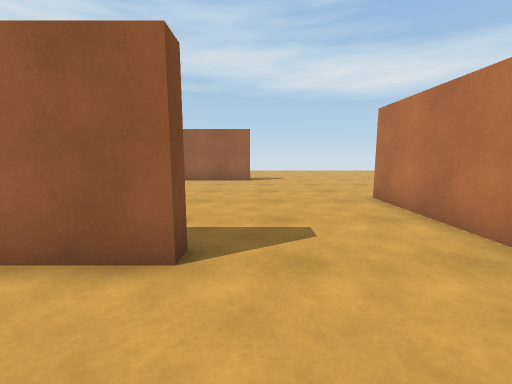
View 1 (above)

22 first-person views from a walk through a 3-D level made in the Unity game engine. The camera is 1.2 m above the floor, tilts 8° down and sees 90° across. The floor is counted in squares, 1 m on a side. Each view is taken from the middle of a square. On the plan, view 1 faces up. The plan holds only what a view shows up to about 12 squares ahead; the rest is blank. The place goes on beyond the plan.

View 2
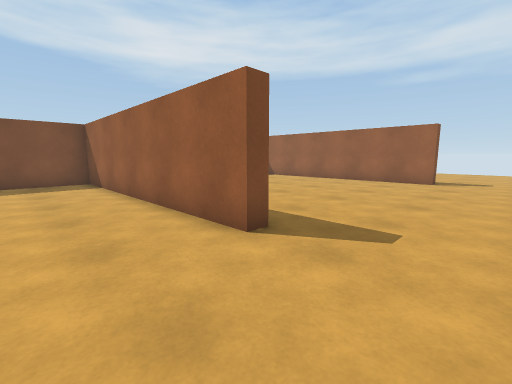

View 3
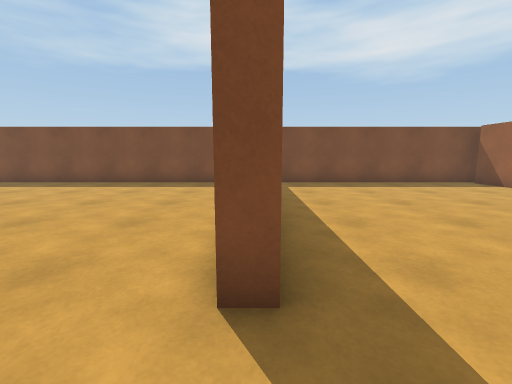

View 4
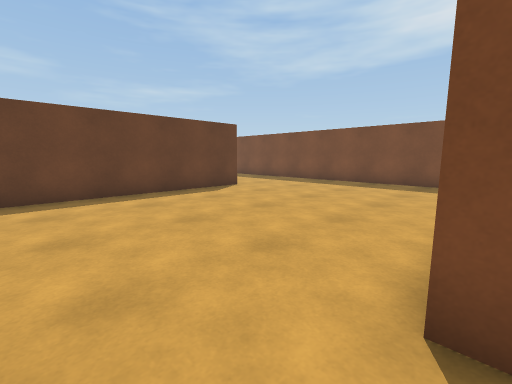

View 5
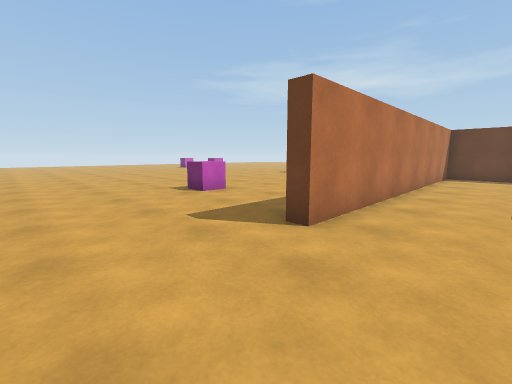

View 6
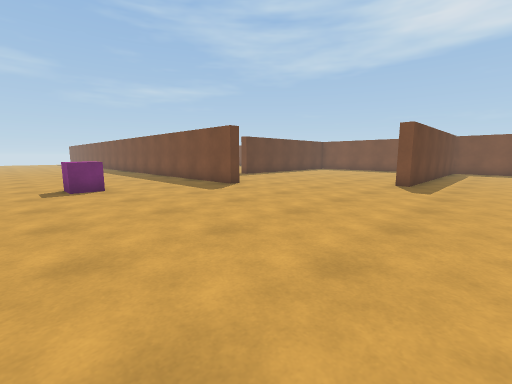

View 7
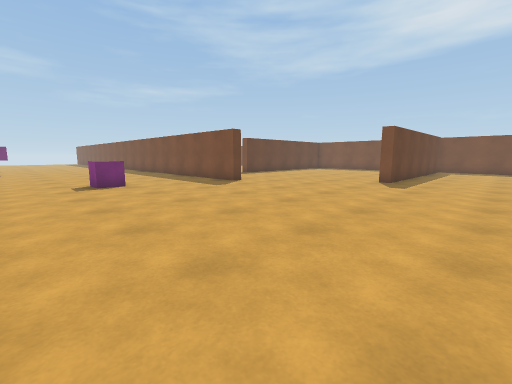

View 8
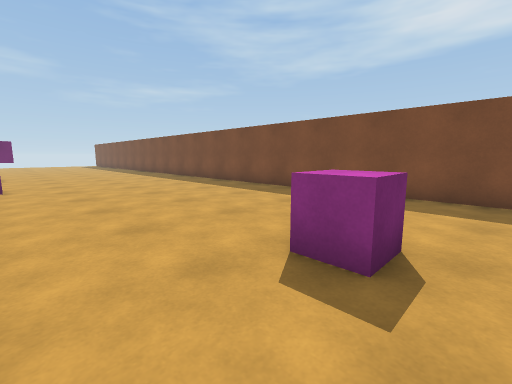

View 9
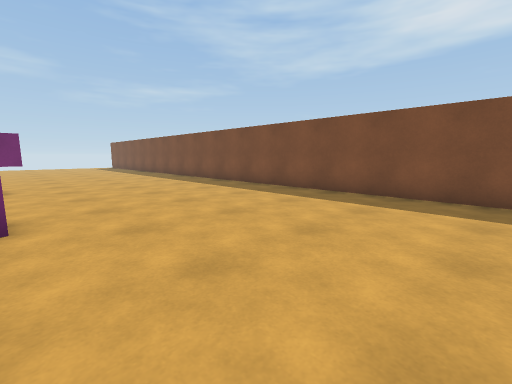

View 10
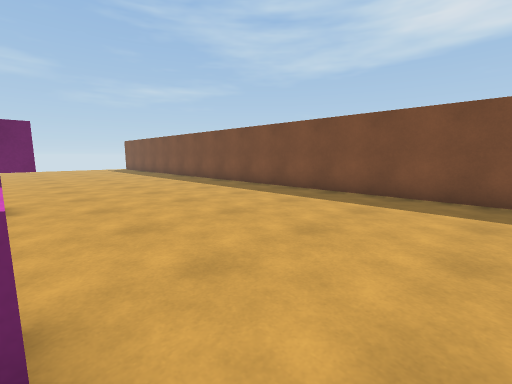

View 11
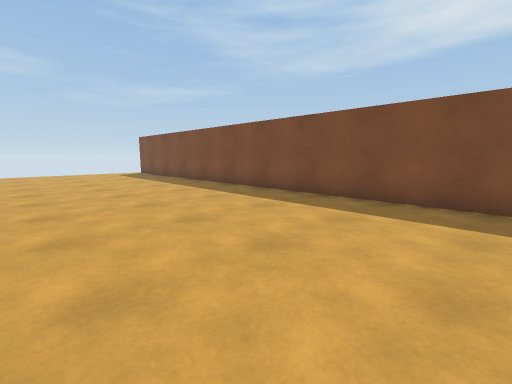

View 12
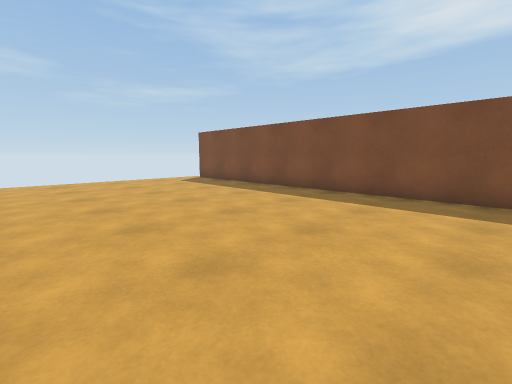

View 13
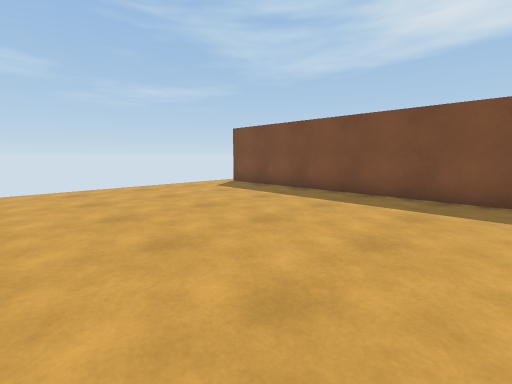

View 14
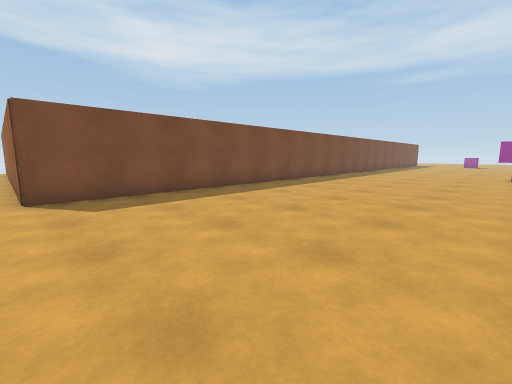

View 15
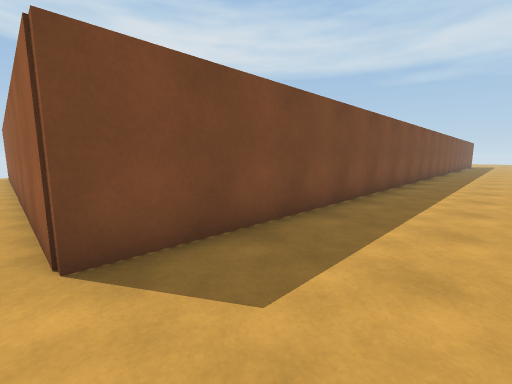

View 16
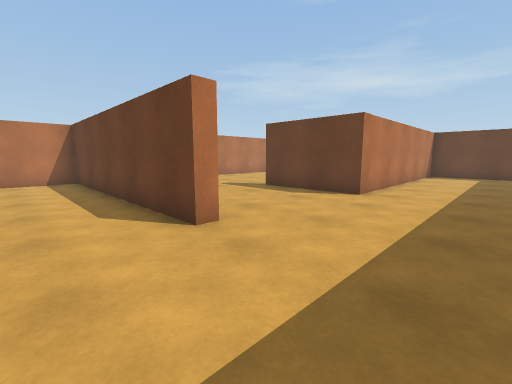

View 17
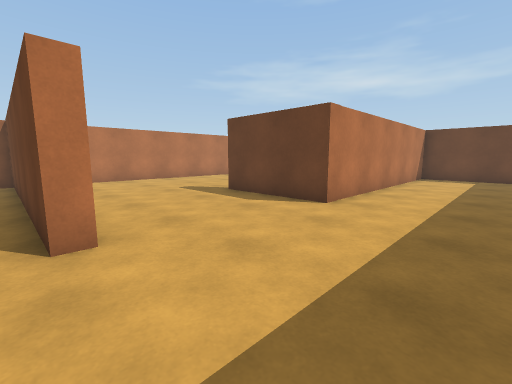

View 18
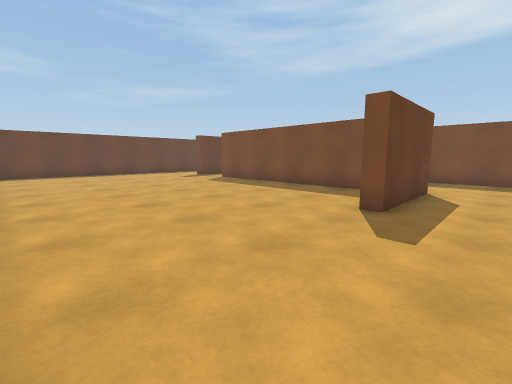

View 19
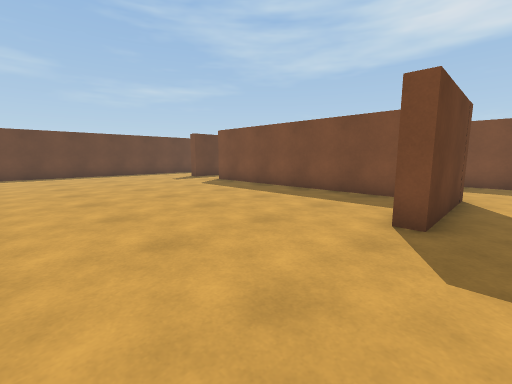

View 20
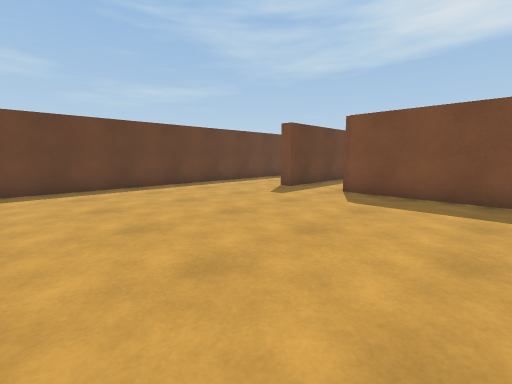

View 21
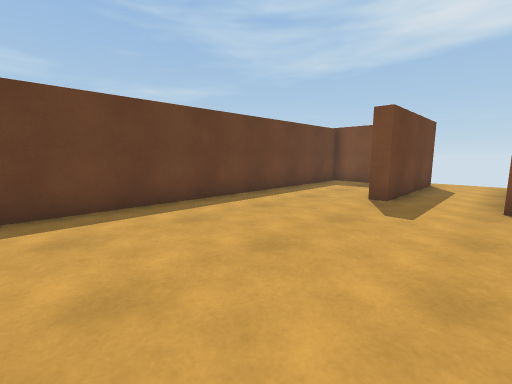

View 22
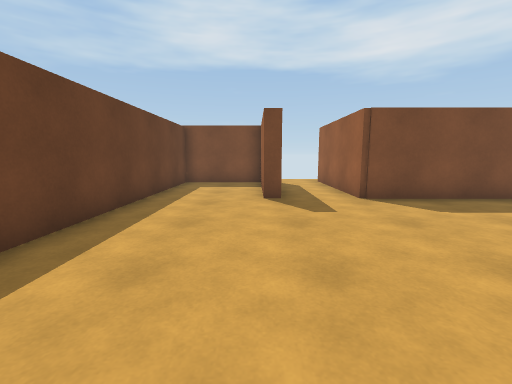

### Floor plan
Points are (right, up) in squares from view 1. A wall is a line through its corners. A room is listed if a view was taken in it or the views show most of it. See-through windows are left out.
Room 1 (views 1, 2, 3, 4, 5, 6, 7, 8, 9, 10, 11, 12, 13, 14, 15, 16, 17, 18, 19, 20, 21, 22)
walls: (3.4, -8.9) (3.4, -7.9); (-0.9, 3.2) (-0.9, 2.7) (-10.8, 2.7) (-10.8, -11.8); (-6.2, -5.9) (-6.2, -5.3) (3.4, -5.3) (3.4, 7.3) (3.9, 7.3) (3.9, -27.7); (-6.2, -12.4) (-6.2, -21) (-11.2, -21); (-6.7, -18.9) (-6.7, -10.9) (-2.7, -10.9) (-2.7, -11.5); (-3.4, 13.2) (-0.3, 13.2) (-0.3, 12.7) (-2.5, 12.7); (-8.6, 12.7) (-10.4, 12.7); (-10, -20.5) (-8.2, -20.5); (-10.8, 13.1) (-10.8, 4.1); (-6.8, -23.8) (-10.1, -23.8); (-11.2, -23.3) (-6.2, -23.3) (-6.2, -23.9); (-10.8, -23.8) (-10.8, -27.2) (2.1, -27.2)
ways out: opening at (-11, -22)
objects: pink cube (9, 5) to (9, 6); pink cube (12, -11) to (12, -10); pink cube (12, -5) to (12, -4)

Where each view was taken, in squares from view 1:
view 1: 0 up, 0 right, facing up
view 2: 0 up, 2 right, facing up-left
view 3: 3 up, 1 right, facing left
view 4: 3 up, 1 right, facing down-left
view 5: 11 up, 1 right, facing down-right
view 6: 16 up, 11 right, facing down-left
view 7: 17 up, 12 right, facing down-left
view 8: 7 up, 12 right, facing down-left
view 9: 1 up, 12 right, facing down-left
view 10: 3 down, 12 right, facing down-left
view 11: 9 down, 11 right, facing down-left
view 12: 15 down, 12 right, facing down-left
view 13: 18 down, 12 right, facing down-left
view 14: 28 down, 12 right, facing up-left
view 15: 28 down, 7 right, facing up-left
view 16: 3 down, 10 left, facing down-right
view 17: 5 down, 10 left, facing down-right
view 18: 9 down, 3 right, facing down-left
view 19: 10 down, 2 right, facing down-left
view 20: 17 down, 2 right, facing down-left
view 21: 21 down, 1 right, facing down-left
view 22: 24 down, 1 right, facing left
